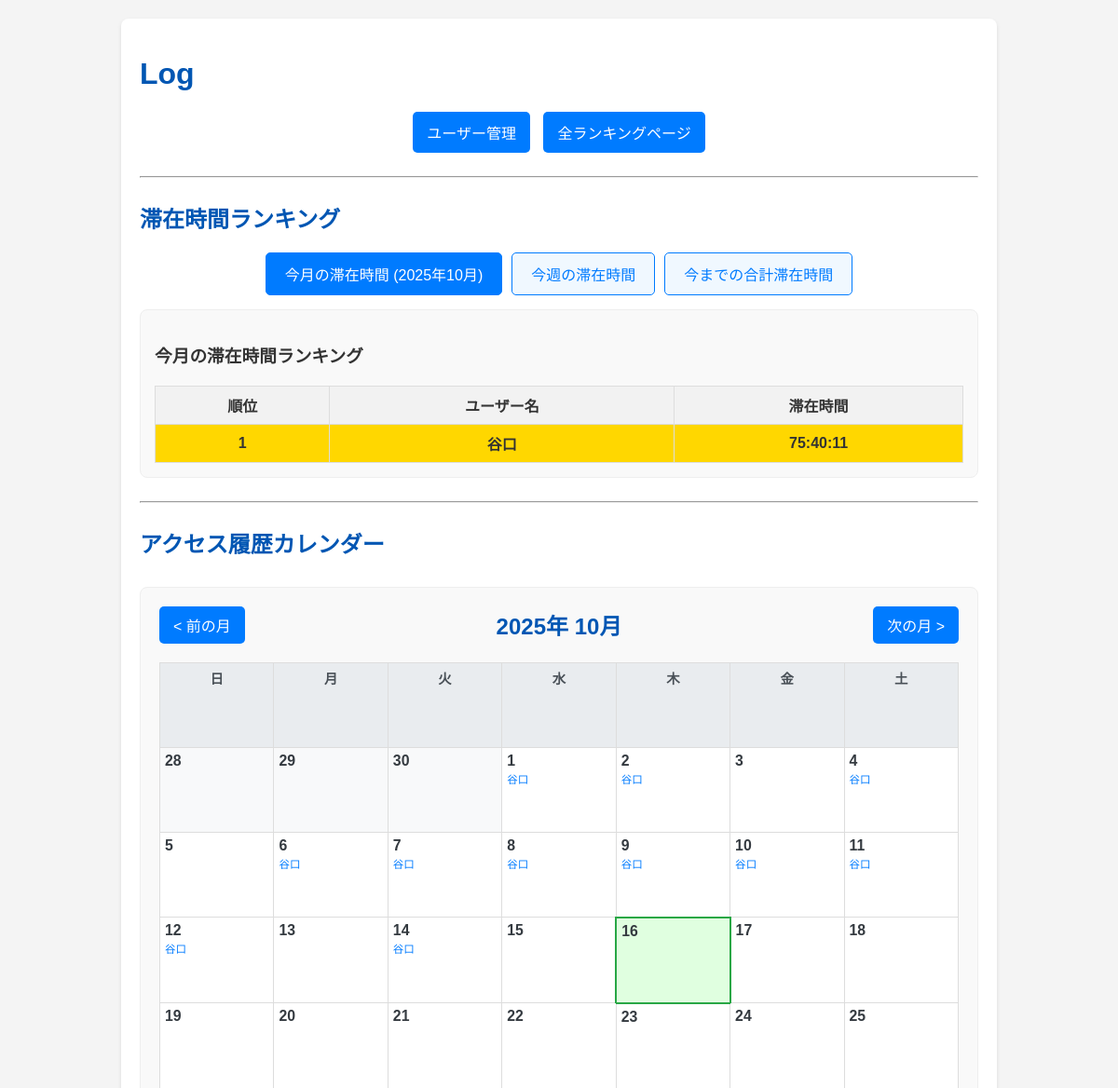
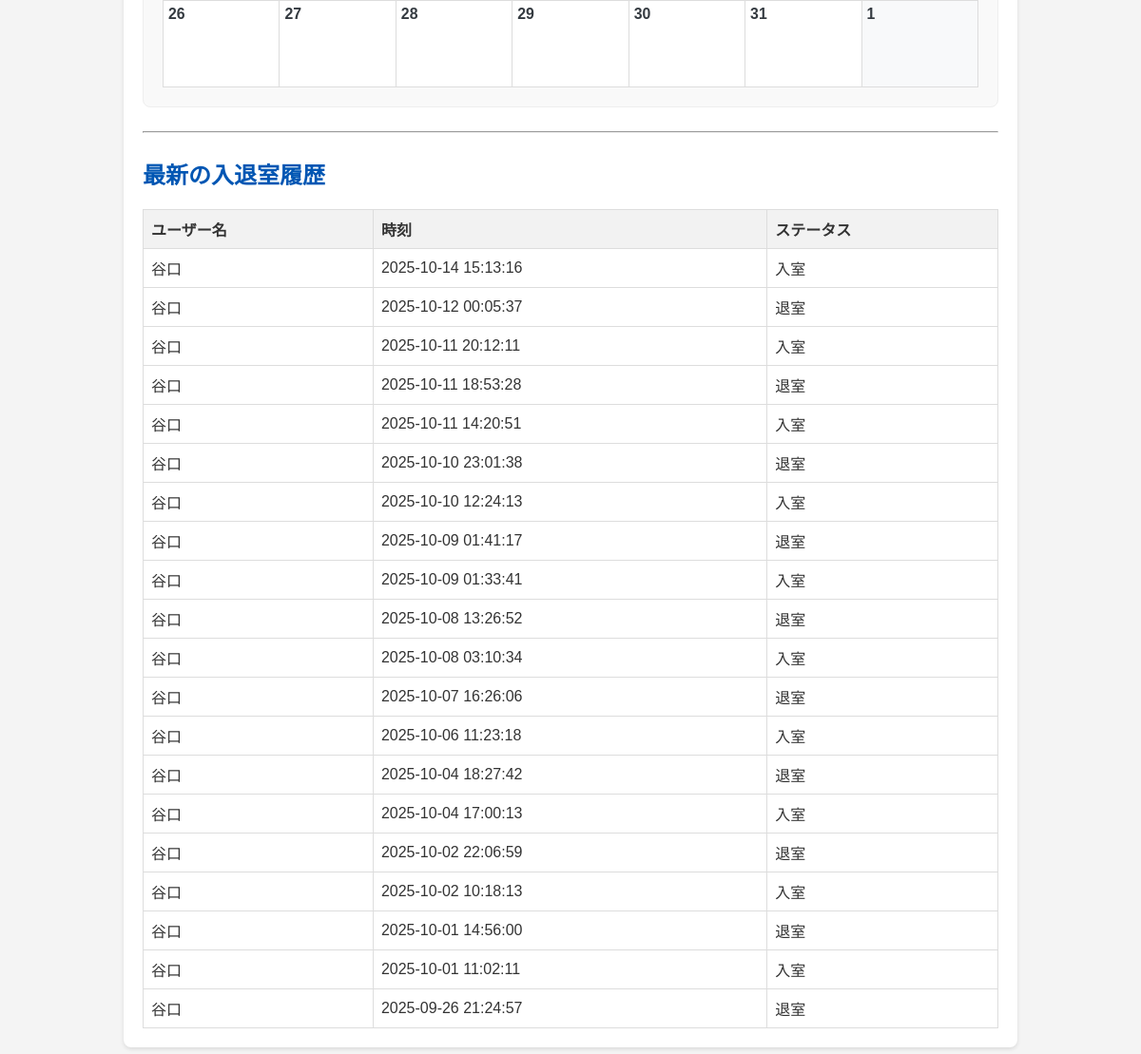
Before: / with the older database file (2 pictures, top to bottom).
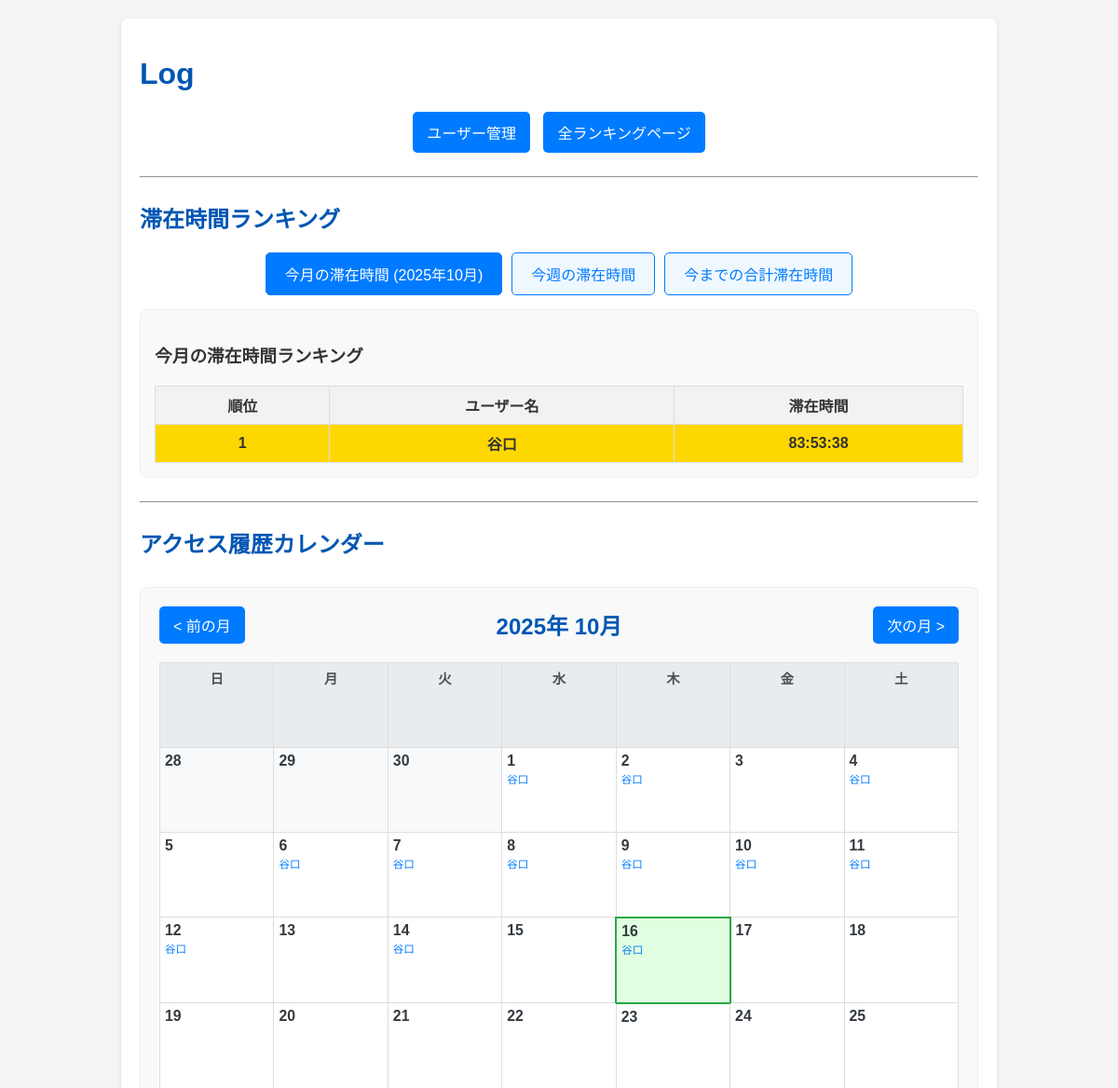
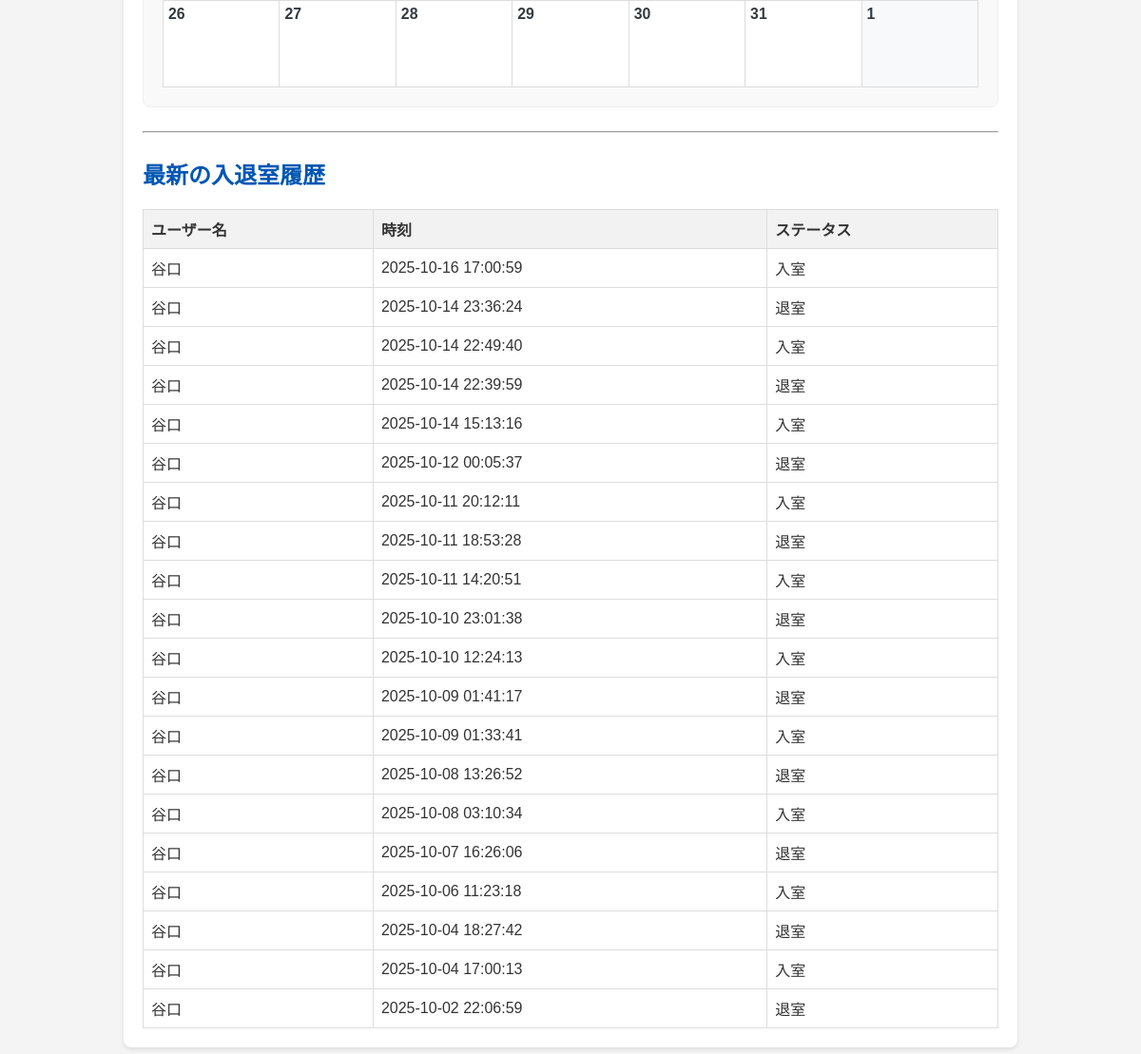
After: the same page with the newer database file (2 pictures, top to bottom).
### app.py (models this page shows, shortened)
class User(db.Model):
    id = db.Column(db.Integer, primary_key=True)
    idm = db.Column(db.String(160), unique=True, nullable=False)
    name = db.Column(db.String(80), nullable=False)

class AccessLog(db.Model):
    id = db.Column(db.Integer, primary_key=True)
    user_id = db.Column(db.Integer, db.ForeignKey('user.id'), nullable=False)
    timestamp = db.Column(db.DateTime, default=datetime.now)
    status = db.Column(db.String(20), nullable=False)
    user = db.relationship('User', backref=db.backref('access_logs', lazy=True))

### app.py (the view)
@app.route('/')
def index():
    access_logs = AccessLog.query.order_by(AccessLog.timestamp.desc()).limit(20).all() # 最新20件
    current_year = datetime.now().year
    current_month = datetime.now().month
    calendar_year = request.args.get('calendar_year', type=int, default=current_year)
    calendar_month = request.args.get('calendar_month', type=int, default=current_month)
    print(f"DEBUG: Rendering index.html with calendar_year={calendar_year}, calendar_month={calendar_month}")
    cal = calendar.Calendar(firstweekday=calendar.SUNDAY) # 日曜日始まり
    month_calendar = cal.monthdatescalendar(calendar_year, calendar_month)
    access_summary = get_monthly_access_summary(calendar_year, calendar_month)
    monthly_ranking = calculate_monthly_stay_time(current_year, current_month)
    weekly_ranking = calculate_weekly_stay_time()
    total_ranking = calculate_total_stay_time()
    return render_template('index.html',
                           logs=access_logs,
                           monthly_ranking=monthly_ranking,
                           weekly_ranking=weekly_ranking,
                           total_ranking=total_ranking,
                           current_year=current_year, # 今月のランキング表示用
                           current_month=current_month, # 今月のランキング表示用
                           calendar_year=calendar_year, # カレンダー表示用
                           calendar_month=calendar_month, # カレンダー表示用
                           month_calendar=month_calendar, # カレンダーデータ
                           access_summary=access_summary, # 日ごとのアクセスサマリー
                           datetime=datetime # テンプレートでdatetimeオブジェクトを使用するため
                           )

### app.py (called while the page is built)
def calculate_monthly_stay_time(year, month):
    start_date = datetime(year, month, 1)
    if month == 12:
        end_date = datetime(year + 1, 1, 1)
    else:
        end_date = datetime(year, month + 1, 1)
    logs = AccessLog.query.filter(
        AccessLog.timestamp >= start_date,
        AccessLog.timestamp < end_date
    ).order_by(AccessLog.user_id, AccessLog.timestamp).all()
    return _calculate_stay_time_for_logs(logs)

def calculate_weekly_stay_time():
    today = datetime.now()
    start_of_week = today - timedelta(days=today.weekday())
    start_of_week = start_of_week.replace(hour=0, minute=0, second=0, microsecond=0)
    end_of_week = start_of_week + timedelta(days=7)
    logs = AccessLog.query.filter(
        AccessLog.timestamp >= start_of_week,
        AccessLog.timestamp < end_of_week
    ).order_by(AccessLog.user_id, AccessLog.timestamp).all()
    return _calculate_stay_time_for_logs(logs)

def calculate_total_stay_time():
    logs = AccessLog.query.order_by(AccessLog.user_id, AccessLog.timestamp).all()
    return _calculate_stay_time_for_logs(logs)

### templates/index.html (shortened to what the changed rows need)
<!DOCTYPE html>
<html lang="ja">
<head>
</head>
<body>
    <div class="container">
        <h1>Log</h1>
        <h2>滞在時間ランキング</h2>
        <div class="ranking-content">
            <div id="monthly-ranking" class="ranking-pane active">
                {% if monthly_ranking %}
                    <table class="ranking-table">
                        <thead>
                            <tr>
                                <th>順位</th>
                                <th>ユーザー名</th>
                                <th>滞在時間</th>
                            </tr>
                        </thead>
                        <tbody>
                            {% for entry in monthly_ranking %}
                                <tr class="{% if loop.index == 1 %}rank-1{% elif loop.index == 2 %}rank-2{% elif loop.index == 3 %}rank-3{% endif %}">
                                    <td>{{ loop.index }}</td>
                                    <td>{{ entry.name }}</td>
                                    <td>{{ entry.formatted_time }}</td>
                                </tr>
                            {% endfor %}
                        </tbody>
                    </table>
                {% else %}
                    <p>今月の滞在記録はありません。</p>
                {% endif %}
            </div>
        </div>
        <h2>アクセス履歴カレンダー</h2>
        <div class="calendar-container">
            <table class="calendar-table">
                <thead>
                    <tr>
                        <th>日</th>
                        <th>月</th>
                        <th>火</th>
                        <th>水</th>
                        <th>木</th>
                        <th>金</th>
                        <th>土</th>
                    </tr>
                </thead>
                <tbody>
                    {% for week in month_calendar %}
                        <tr>
                            {% for day in week %}
                                <td class="
                                    {% if day.month != calendar_month %}other-month{% endif %}
                                    {% if day == datetime.now().date() %}today{% endif %}
                                ">
                                    <span class="calendar-day-number">{{ day.day }}</span>
                                    <div class="calendar-users">
                                        {% if access_summary[day] %}
                                            {% for user_name in access_summary[day] %}
                                                <span>{{ user_name }}</span>
                                            {% endfor %}
                                        {% endif %}
                                    </div>
                                </td>
                            {% endfor %}
                        </tr>
                    {% endfor %}
                </tbody>
            </table>
        </div>
        <h2>最新の入退室履歴</h2>
        {% if logs %}
            <table>
                <thead>
                    <tr>
                        <th>ユーザー名</th>
                        <th>時刻</th>
                        <th>ステータス</th>
                    </tr>
                </thead>
                <tbody>
                    {% for log in logs %}
                        <tr>
                            <td>{{ log.user.name }}</td>
                            <td>{{ log.timestamp.strftime('%Y-%m-%d %H:%M:%S') }}</td>
                            <td>{{ log.status }}</td>
                        </tr>
                    {% endfor %}
                </tbody>
            </table>
        {% else %}
            <p>入退室履歴はありません。</p>
        {% endif %}
    </div>
</body>
</html>

Changed rows visible on the page:
no longer on this page (row unchanged): AccessLog: user.name "谷口", timestamp "2025-10-02 10:18:13", status "入室"
no longer on this page (row unchanged): AccessLog: user.name "谷口", timestamp "2025-10-01 14:56:00", status "退室"
no longer on this page (row unchanged): AccessLog: user.name "谷口", timestamp "2025-10-01 11:02:11", status "入室"
no longer on this page (row unchanged): AccessLog: user.name "谷口", timestamp "2025-09-26 21:24:57", status "退室"
now on one of the page's lists (row unchanged): User: name "谷口"
computed for User "谷口": formatted_time "75:40:11" → "83:53:38"
added AccessLog: user.name "谷口", timestamp "2025-10-16 17:00:59", status "入室"
added AccessLog: user.name "谷口", timestamp "2025-10-14 23:36:24", status "退室"
added AccessLog: user.name "谷口", timestamp "2025-10-14 22:49:40", status "入室"
added AccessLog: user.name "谷口", timestamp "2025-10-14 22:39:59", status "退室"
